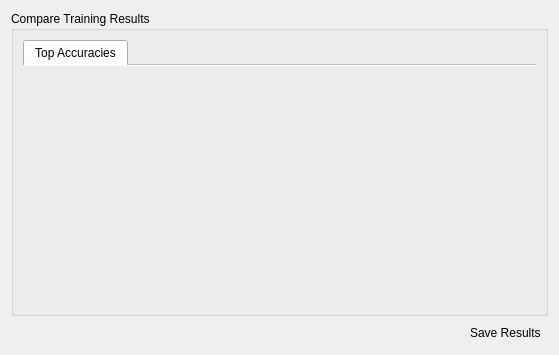
<?xml version="1.0" encoding="UTF-8"?>
<ui version="4.0">
 <class>TrainingResultsWidget</class>
 <widget class="QWidget" name="TrainingResultsWidget">
  <property name="geometry">
   <rect>
    <x>0</x>
    <y>0</y>
    <width>559</width>
    <height>355</height>
   </rect>
  </property>
  <property name="windowTitle">
   <string>Form</string>
  </property>
  <layout class="QGridLayout" name="gridLayout">
   <item row="0" column="0">
    <widget class="QGroupBox" name="groupBox_7">
     <property name="title">
      <string>Compare Training Results</string>
     </property>
     <property name="flat">
      <bool>false</bool>
     </property>
     <layout class="QGridLayout" name="gridLayout_2">
      <item row="0" column="0">
       <widget class="QTabWidget" name="tabWidget_trainingresults">
        <property name="layoutDirection">
         <enum>Qt::LeftToRight</enum>
        </property>
        <property name="currentIndex">
         <number>0</number>
        </property>
        <property name="iconSize">
         <size>
          <width>20</width>
          <height>16</height>
         </size>
        </property>
        <property name="elideMode">
         <enum>Qt::ElideNone</enum>
        </property>
        <property name="documentMode">
         <bool>true</bool>
        </property>
        <property name="movable">
         <bool>false</bool>
        </property>
        <widget class="TopAccuraciesView" name="tab_topAccuracies">
         <attribute name="icon">
          <iconset resource="../../UI_Icons.qrc">
           <normaloff>:/Resources/TabIcons/Filled/Results_Accuracy_Tab_Icon.svg</normaloff>:/Resources/TabIcons/Filled/Results_Accuracy_Tab_Icon.svg</iconset>
         </attribute>
         <attribute name="title">
          <string>Top Accuracies</string>
         </attribute>
        </widget>
       </widget>
      </item>
     </layout>
    </widget>
   </item>
   <item row="1" column="0">
    <layout class="QHBoxLayout" name="horizontalLayout_31">
     <item>
      <spacer name="horizontalSpacer_15">
       <property name="orientation">
        <enum>Qt::Horizontal</enum>
       </property>
       <property name="sizeHint" stdset="0">
        <size>
         <width>40</width>
         <height>20</height>
        </size>
       </property>
      </spacer>
     </item>
     <item>
      <widget class="QPushButton" name="pushButton_saveTrainingResults">
       <property name="layoutDirection">
        <enum>Qt::RightToLeft</enum>
       </property>
       <property name="text">
        <string>Save Results </string>
       </property>
       <property name="icon">
        <iconset resource="../../UI_Icons.qrc">
         <normaloff>:/Resources/UISymbols/UI_Save_Icon.svg</normaloff>:/Resources/UISymbols/UI_Save_Icon.svg</iconset>
       </property>
       <property name="iconSize">
        <size>
         <width>20</width>
         <height>20</height>
        </size>
       </property>
       <property name="flat">
        <bool>true</bool>
       </property>
      </widget>
     </item>
    </layout>
   </item>
  </layout>
 </widget>
 <customwidgets>
  <customwidget>
   <class>TopAccuraciesView</class>
   <extends>QWidget</extends>
   <header>topaccuraciesview.h</header>
   <container>1</container>
  </customwidget>
 </customwidgets>
 <resources>
  <include location="../../UI_Icons.qrc"/>
 </resources>
 <connections/>
</ui>
